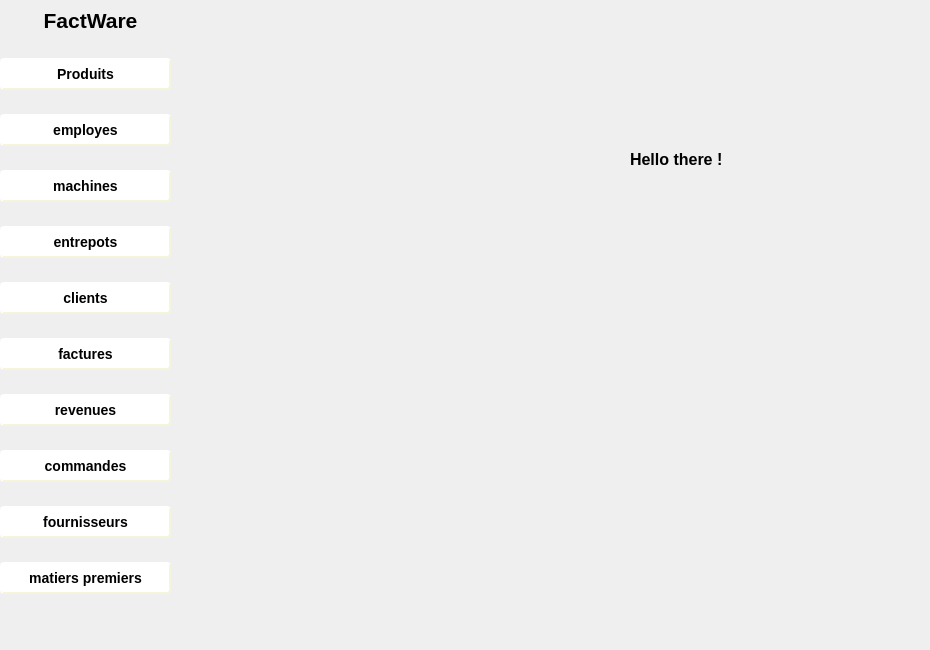
    <widget class="QWidget" name="page_2">
     <widget class="QLabel" name="label_3">
      <property name="geometry">
       <rect>
        <x>0</x>
        <y>-10</y>
        <width>921</width>
        <height>641</height>
       </rect>
      </property>
      <property name="text">
       <string/>
      </property>
      <property name="pixmap">
       <pixmap>../../Desktop/images qt/hello.jpg</pixmap>
      </property>
      <property name="scaledContents">
       <bool>true</bool>
      </property>
      <property name="wordWrap">
       <bool>true</bool>
      </property>
      <property name="margin">
       <number>0</number>
      </property>
      <property name="openExternalLinks">
       <bool>false</bool>
      </property>
     </widget>
     <widget class="QLabel" name="label_4">
      <property name="geometry">
       <rect>
        <x>630</x>
        <y>150</y>
        <width>141</width>
        <height>20</height>
       </rect>
      </property>
      <property name="text">
       <string>&lt;html&gt;&lt;head/&gt;&lt;body&gt;&lt;p&gt;&lt;span style=&quot; font-size:12pt; font-weight:600;&quot;&gt;Hello there !&lt;/span&gt;&lt;/p&gt;&lt;/body&gt;&lt;/html&gt;</string>
      </property>
     </widget>
     <widget class="QWidget" name="layoutWidget">
      <property name="geometry">
       <rect>
        <x>0</x>
        <y>40</y>
        <width>171</width>
        <height>581</height>
       </rect>
      </property>
      <layout class="QVBoxLayout" name="verticalLayout">
       <item>
        <widget class="QPushButton" name="pushButton_2">
         <property name="styleSheet">
          <string notr="true">QPushButton {
    background-color: white;
    border-style: outset;
    border-width: 2px;
    border-radius: 4px;
    border-color: beige;
    font: bold 14px;
    min-width: 5em;
    padding: 6px;
}
QPushButton:pressed {
    background-color:gray;
    border-style: inset;
}</string>
         </property>
         <property name="text">
          <string>Produits</string>
         </property>
        </widget>
       </item>
       <item>
        <widget class="QPushButton" name="pushButton_3">
         <property name="styleSheet">
          <string notr="true">QPushButton {
    background-color: white;
    border-style: outset;
    border-width: 2px;
    border-radius: 4px;
    border-color: beige;
    font: bold 14px;
    min-width: 5em;
    padding: 6px;
}
QPushButton:pressed {
    background-color:gray;
    border-style: inset;
}</string>
         </property>
         <property name="text">
          <string>employes</string>
         </property>
        </widget>
       </item>
       <item>
        <widget class="QPushButton" name="pushButton_4">
         <property name="styleSheet">
          <string notr="true">QPushButton {
    background-color: white;
    border-style: outset;
    border-width: 2px;
    border-radius: 4px;
    border-color: beige;
    font: bold 14px;
    min-width: 5em;
    padding: 6px;
}
QPushButton:pressed {
    background-color:gray;
    border-style: inset;
}</string>
         </property>
         <property name="text">
          <string>machines</string>
         </property>
        </widget>
       </item>
       <item>
        <widget class="QPushButton" name="pushButton_5">
         <property name="styleSheet">
          <string notr="true">QPushButton {
    background-color: white;
    border-style: outset;
    border-width: 2px;
    border-radius: 4px;
    border-color: beige;
    font: bold 14px;
    min-width: 5em;
    padding: 6px;
}
QPushButton:pressed {
    background-color:gray;
    border-style: inset;
}</string>
         </property>
         <property name="text">
          <string>entrepots</string>
         </property>
        </widget>
       </item>
       <item>
        <widget class="QPushButton" name="pushButton_6">
         <property name="styleSheet">
          <string notr="true">QPushButton {
    background-color: white;
    border-style: outset;
    border-width: 2px;
    border-radius: 4px;
    border-color: beige;
    font: bold 14px;
    min-width: 5em;
    padding: 6px;
}
QPushButton:pressed {
    background-color:gray;
    border-style: inset;
}</string>
         </property>
         <property name="text">
          <string>clients</string>
         </property>
        </widget>
       </item>
       <item>
        <widget class="QPushButton" name="pushButton_7">
         <property name="styleSheet">
          <string notr="true">QPushButton {
    background-color: white;
    border-style: outset;
    border-width: 2px;
    border-radius: 4px;
    border-color: beige;
    font: bold 14px;
    min-width: 5em;
    padding: 6px;
}
QPushButton:pressed {
    background-color:gray;
    border-style: inset;
}</string>
         </property>
         <property name="text">
          <string>factures</string>
         </property>
        </widget>
       </item>
       <item>
        <widget class="QPushButton" name="pushButton_8">
         <property name="styleSheet">
          <string notr="true">QPushButton {
    background-color: white;
    border-style: outset;
    border-width: 2px;
    border-radius: 4px;
    border-color: beige;
    font: bold 14px;
    min-width: 5em;
    padding: 6px;
}
QPushButton:pressed {
    background-color:gray;
    border-style: inset;
}</string>
         </property>
         <property name="text">
          <string>revenues</string>
         </property>
        </widget>
       </item>
       <item>
        <widget class="QPushButton" name="pushButton_9">
         <property name="styleSheet">
          <string notr="true">QPushButton {
    background-color: white;
    border-style: outset;
    border-width: 2px;
    border-radius: 4px;
    border-color: beige;
    font: bold 14px;
    min-width: 5em;
    padding: 6px;
}
QPushButton:pressed {
    background-color:gray;
    border-style: inset;
}</string>
         </property>
         <property name="text">
          <string>commandes</string>
         </property>
        </widget>
       </item>
       <item>
        <widget class="QPushButton" name="pushButton_10">
         <property name="styleSheet">
          <string notr="true">QPushButton {
    background-color: white;
    border-style: outset;
    border-width: 2px;
    border-radius: 4px;
    border-color: beige;
    font: bold 14px;
    min-width: 5em;
    padding: 6px;
}
QPushButton:pressed {
    background-color:gray;
    border-style: inset;
}</string>
         </property>
         <property name="text">
          <string>fournisseurs</string>
         </property>
        </widget>
       </item>
       <item>
        <widget class="QPushButton" name="pushButton_11">
         <property name="styleSheet">
          <string notr="true">QPushButton {
    background-color: white;
    border-style: outset;
    border-width: 2px;
    border-radius: 4px;
    border-color: beige;
    font: bold 14px;
    min-width: 5em;
    padding: 6px;
}
QPushButton:pressed {
    background-color:gray;
    border-style: inset;
}</string>
         </property>
         <property name="text">
          <string>matiers premiers</string>
         </property>
        </widget>
       </item>
      </layout>
     </widget>
     <widget class="QLabel" name="label_2">
      <property name="geometry">
       <rect>
        <x>10</x>
        <y>0</y>
        <width>161</width>
        <height>41</height>
       </rect>
      </property>
      <property name="text">
       <string>&lt;html&gt;&lt;head/&gt;&lt;body&gt;&lt;p align=&quot;center&quot;&gt;&lt;span style=&quot; font-size:16pt; font-weight:600;&quot;&gt;FactWare&lt;/span&gt;&lt;/p&gt;&lt;/body&gt;&lt;/html&gt;</string>
      </property>
     </widget>
    </widget>
